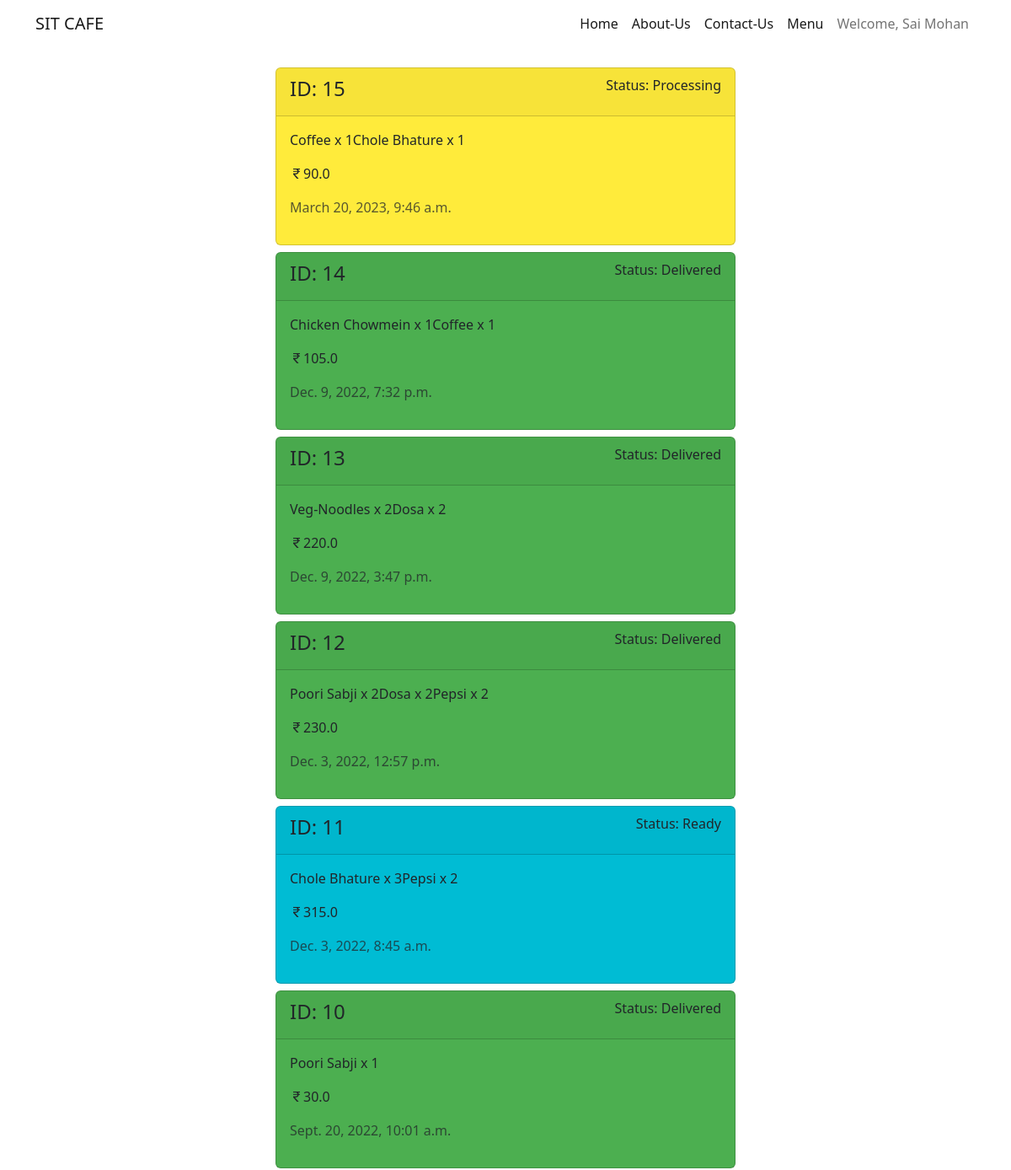
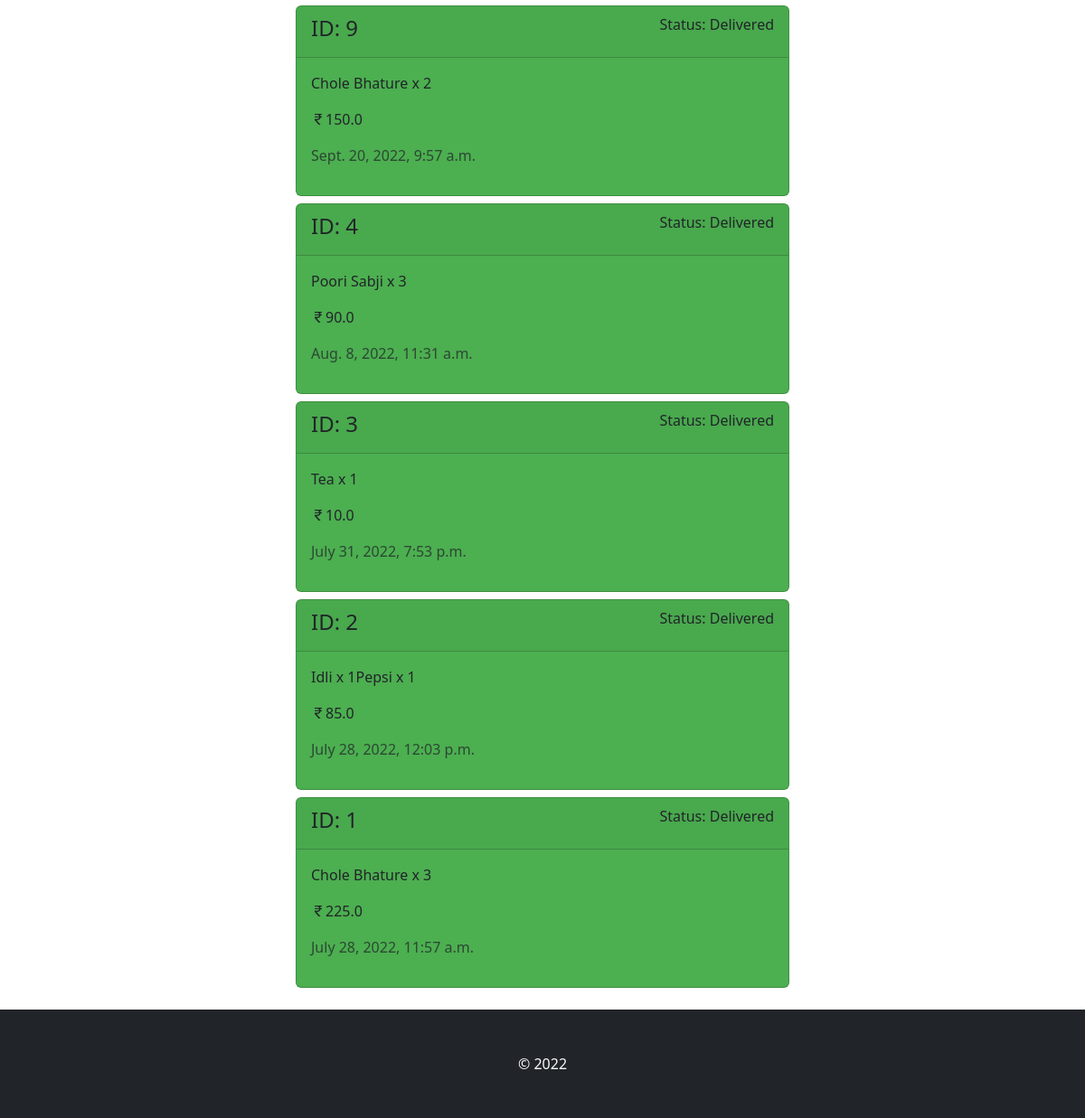
Page /food/orders/ (signed in) on the committed database (2 pictures, top to bottom).
### food/models.py (models this page shows, shortened)
class Order(models.Model):
    user = models.ForeignKey(User, on_delete=models.DO_NOTHING)
    order_details = models.CharField(max_length=500)
    total_price = models.FloatField()
    is_ready = models.BooleanField(default=False)
    is_delivered = models.BooleanField(default=False)
    created_at = models.DateTimeField(auto_now_add=True)
    updated_at = models.DateTimeField(auto_now=True)

### food/views.py (the view)
# urls.py: path('orders/',views.orders,name="orders"),
@login_required(login_url='signin')
def orders(request):
    orders = Order.objects.filter(user=request.user).order_by("-id")
    context = {
        "orders": orders
    }
    return render(request, 'food/orders.html', context)

### templates/food/orders.html (shortened to what this page needs)
{% extends 'base.html' %}
{% load static %}
{% block content %}
    <div class="container">
        {% if orders %}
            <div class="row my-3">
                <div class="col-md-6 mx-auto">
                    {% for o in orders %}
                        <div class="card my-2">
                            <div class="card-header d-flex justify-content-between align-items-center">
                                <h4 class="h4">ID: {{o.id}}</h4>
                                <p class="text-lead status">Status:
                                    {% if o.is_ready and o.is_delivered %}
                                        Delivered
                                    {% elif o.is_ready %}
                                        Ready
                                    {% else %}
                                        Processing
                                    {% endif %}
                                </p>
                            </div>
                            <div class="card-body">
                                <p class="text-lead">{{o.order_details}}</p>
                                <p><i class="bi bi-currency-rupee"></i>{{o.total_price}}</p>
                                <p class="text-muted">{{o.created_at}}</p>
                            </div>
                        </div>
                    {% endfor %}
                </div>
            </div>
        {% else %}
            <h1 class="h2">Welcome!!!</h1>
            <h1 class="h3">Please make your First Purchase.</h1>
        {% endif %}
    </div>
{% endblock content %}

### templates/base.html (shortened to what this page needs)
{% load static %}
<!DOCTYPE html>
<html lang="en">
  <head>
    <link rel="stylesheet" href="{% static 'bs5/css/bootstrap.min.css' %}">
    <link rel="stylesheet" href="https://cdn.jsdelivr.net/npm/bootstrap-icons@1.9.1/font/bootstrap-icons.css">
  </head>
  <body class="d-flex flex-column h-100">
    <nav class="navbar navbar-expand-lg">
      <div class="container">
        <a class="navbar-brand" href="{% url 'home' %}">SIT CAFE</a>
        <div class="collapse navbar-collapse" id="navbarSupportedContent">
          <ul class="navbar-nav ms-auto mb-2 mb-lg-0">
            <li class="nav-item">
              <a class="nav-link active" aria-current="page" href="{% url 'home' %}">Home</a>
            </li>
            <li class="nav-item">
              <a class="nav-link active" aria-current="page" href="{% url 'aboutUs' %}">About-Us</a>
            </li>
            <li class="nav-item">
              <a class="nav-link active" aria-current="page" href="{% url 'contactUs' %}">Contact-Us</a>
            </li>
            <li class="nav-item">
              <a class="nav-link active" aria-current="page" href="{% url 'menu' %}">Menu</a>
            </li>
            {% if user.is_authenticated %}
              <li class="nav-item dropdown">
                <a class="nav-link " href="#" role="button" data-bs-toggle="dropdown" aria-expanded="false">
                  Welcome, {{user.first_name}} {{user.last_name}}
                </a>
              </li>
            {% endif %}
          </ul>
        </div>
      </div>
    </nav>
      {% block content %}
      {% endblock content %}
      <footer class="footer mt-auto bg-dark p-5 text-light text-center">
        &copy; 2022
      </footer>
  </body>
</html>

### rows in the picture
Order: id "15", is_ready "Processing", order_details "Coffee x 1Chole Bhature x 1", total_price "90.0", created_at "March 20, 2023, 9:46 a.m."
Order: id "14", is_ready "Delivered", order_details "Chicken Chowmein x 1Coffee x 1", total_price "105.0", created_at "Dec. 9, 2022, 7:32 p.m."
Order: id "13", is_ready "Delivered", order_details "Veg-Noodles x 2Dosa x 2", total_price "220.0", created_at "Dec. 9, 2022, 3:47 p.m."
Order: id "12", is_ready "Delivered", order_details "Poori Sabji x 2Dosa x 2Pepsi x 2", total_price "230.0", created_at "Dec. 3, 2022, 12:57 p.m."
Order: id "11", is_ready "Ready", order_details "Chole Bhature x 3Pepsi x 2", total_price "315.0", created_at "Dec. 3, 2022, 8:45 a.m."
Order: id "10", is_ready "Delivered", order_details "Poori Sabji x 1", total_price "30.0", created_at "Sept. 20, 2022, 10:01 a.m."
Order: id "9", is_ready "Delivered", order_details "Chole Bhature x 2", total_price "150.0", created_at "Sept. 20, 2022, 9:57 a.m."
Order: id "4", is_ready "Delivered", order_details "Poori Sabji x 3", total_price "90.0", created_at "Aug. 8, 2022, 11:31 a.m."
Order: id "3", is_ready "Delivered", order_details "Tea x 1", total_price "10.0", created_at "July 31, 2022, 7:53 p.m."
Order: id "2", is_ready "Delivered", order_details "Idli x 1Pepsi x 1", total_price "85.0", created_at "July 28, 2022, 12:03 p.m."
Order: id "1", is_ready "Delivered", order_details "Chole Bhature x 3", total_price "225.0", created_at "July 28, 2022, 11:57 a.m."

### other values in the picture
{{ user.first_name }} "Sai"
{{ user.last_name }} "Mohan"
